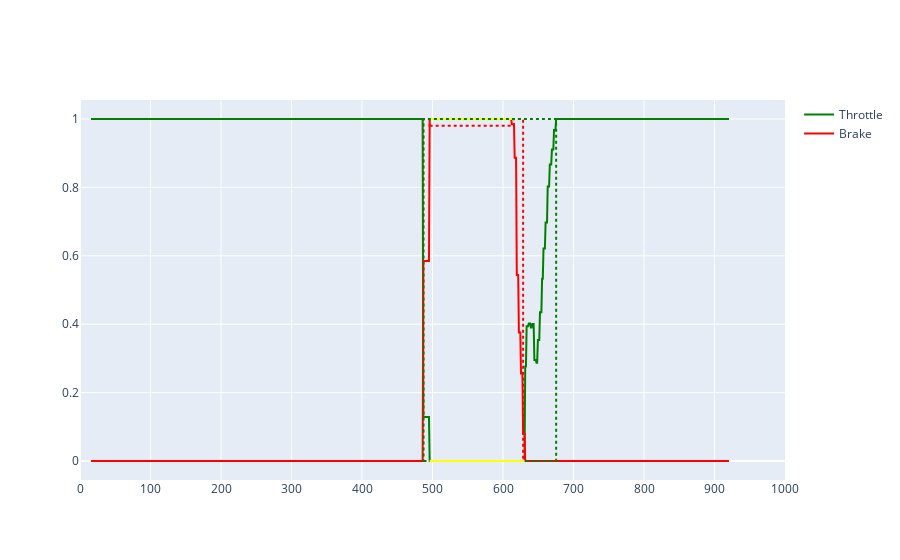
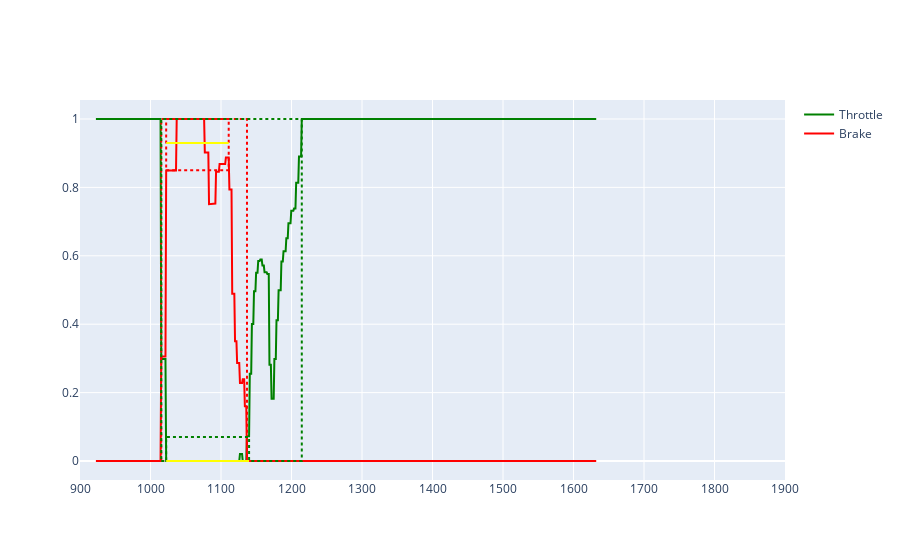
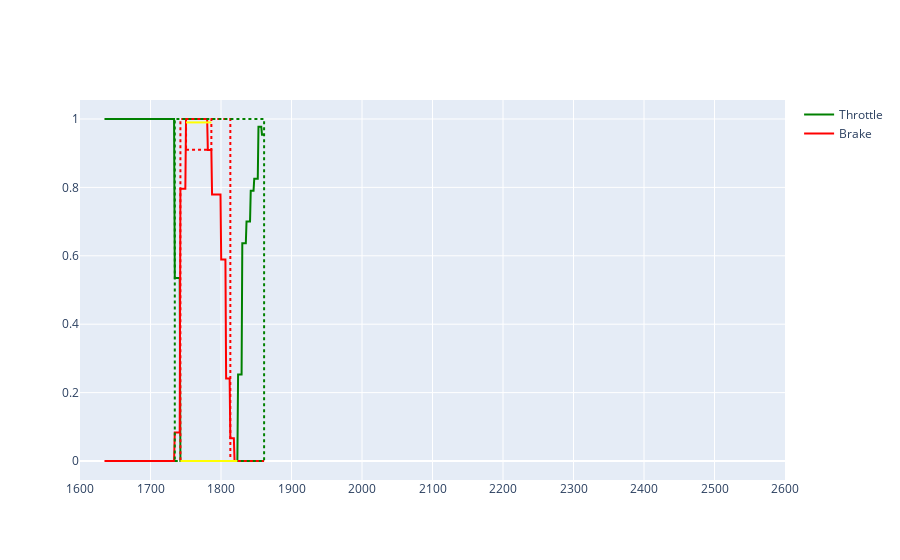
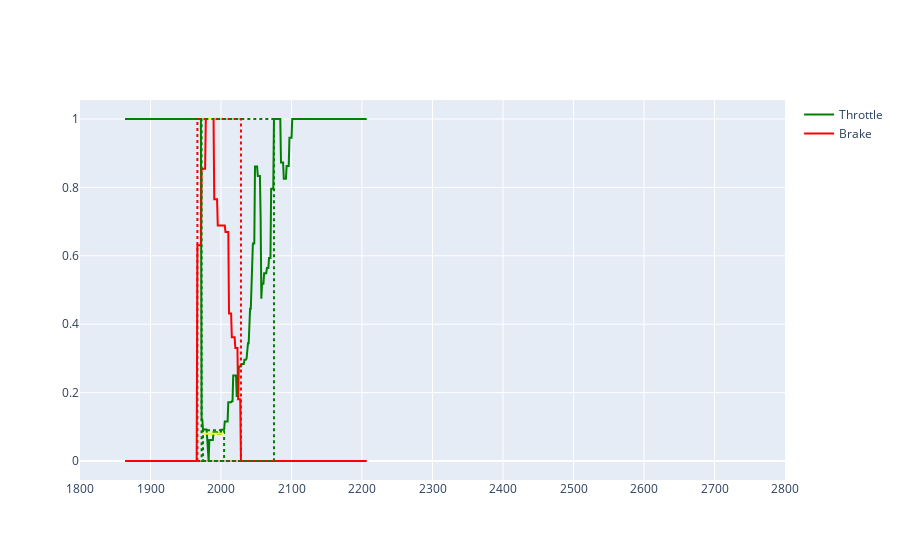

Write notebook code for charts like these, in order.
### Code cell
segments, used_laps = fast_lap_analyzer.extract_segments(sector_start_end, data_frames, laps_with_telemetry, df_max)
track_length = df_max["DistanceRoundTrack"].max()
for i in range(len(segments)):
    segment = segments[i]
    # display(segment.start, segment.end, segment.turn)
    # display(segment.telemetry)
    # df = telemetry_for_fig(segment)
    df = segment.telemetry
    fig = lap_fig(df, columns=["Throttle", "Brake"])
    brake_features = segment.brake_features()
    if brake_features:
        # brake_features = features_for_fig(segment, track_length, brake_features)
        fig_add_features(fig, brake_features)
    throttle_features = segment.throttle_features()
    if throttle_features:
        # throttle_features = features_for_fig(segment, track_length, throttle_features)
        fig_add_features(fig, throttle_features, color="green")
    display(f"time: {segment.time} {segment.start} -> {segment.end} / track: {segment.track_length}")
    fig.show()

### Figure 1 — Plotly figure (JSON) as saved in the notebook; plotly's stock layout.template omitted (floating-point values rounded to 4 significant figures; data arrays with more than 128 entries replaced by an {"elided": "..."} marker saying what was removed)
{"data": [{"line": {"color": "green"}, "marker": {"size": 1}, "name": "Throttle", "showlegend": true, "type": "scatter", "x": {"elided": "909 float values"}, "y": {"elided": "909 float values"}}, {"line": {"color": "red"}, "marker": {"size": 1}, "name": "Brake", "showlegend": true, "type": "scatter", "x": {"elided": "909 float values"}, "y": {"elided": "909 float values"}}], "layout": {"shapes": [{"line": {"color": "red", "dash": "dot", "width": 2}, "type": "rect", "x0": 487, "x1": 628.5, "xref": "x", "y0": 0, "y1": 1, "yref": "y"}, {"line": {"color": "red", "dash": "dot", "width": 2}, "type": "rect", "x0": 496.0, "x1": 615.6, "xref": "x", "y0": 0.98, "y1": 1, "yref": "y"}, {"line": {"color": "yellow", "width": 2}, "type": "line", "x0": 496.0, "x1": 615.6, "xref": "x", "y0": 1, "y1": 1, "yref": "y"}, {"line": {"color": "green", "dash": "dot", "width": 2}, "type": "rect", "x0": 487, "x1": 675.4, "xref": "x", "y0": 0, "y1": 1, "yref": "y"}, {"line": {"color": "green", "dash": "dot", "width": 2}, "type": "rect", "x0": 496.0, "x1": 630.5, "xref": "x", "y0": 0, "y1": 0, "yref": "y"}, {"line": {"color": "yellow", "width": 2}, "type": "line", "x0": 496.0, "x1": 630.5, "xref": "x", "y0": 0, "y1": 0, "yref": "y"}], "xaxis": {"dtick": 100, "range": [0, 1000]}}}

### Figure 2 — Plotly figure (JSON) as saved in the notebook; plotly's stock layout.template omitted (floating-point values rounded to 4 significant figures; data arrays with more than 128 entries replaced by an {"elided": "..."} marker saying what was removed)
{"data": [{"line": {"color": "green"}, "marker": {"size": 1}, "name": "Throttle", "showlegend": true, "type": "scatter", "x": {"elided": "713 float values"}, "y": {"elided": "713 float values"}}, {"line": {"color": "red"}, "marker": {"size": 1}, "name": "Brake", "showlegend": true, "type": "scatter", "x": {"elided": "713 float values"}, "y": {"elided": "713 float values"}}], "layout": {"shapes": [{"line": {"color": "red", "dash": "dot", "width": 2}, "type": "rect", "x0": 1015.0, "x1": 1137.0, "xref": "x", "y0": 0, "y1": 1, "yref": "y"}, {"line": {"color": "red", "dash": "dot", "width": 2}, "type": "rect", "x0": 1022.0, "x1": 1111.0, "xref": "x", "y0": 0.85, "y1": 1, "yref": "y"}, {"line": {"color": "yellow", "width": 2}, "type": "line", "x0": 1022.0, "x1": 1111.0, "xref": "x", "y0": 0.93, "y1": 0.93, "yref": "y"}, {"line": {"color": "green", "dash": "dot", "width": 2}, "type": "rect", "x0": 1015.0, "x1": 1215.0, "xref": "x", "y0": 0, "y1": 1, "yref": "y"}, {"line": {"color": "green", "dash": "dot", "width": 2}, "type": "rect", "x0": 1022.0, "x1": 1140.0, "xref": "x", "y0": 0, "y1": 0.07, "yref": "y"}, {"line": {"color": "yellow", "width": 2}, "type": "line", "x0": 1022.0, "x1": 1140.0, "xref": "x", "y0": 0, "y1": 0, "yref": "y"}], "xaxis": {"dtick": 100, "range": [900, 1900]}}}

### Figure 3 — Plotly figure (JSON) as saved in the notebook; plotly's stock layout.template omitted (floating-point values rounded to 4 significant figures; data arrays with more than 128 entries replaced by an {"elided": "..."} marker saying what was removed)
{"data": [{"line": {"color": "green"}, "marker": {"size": 1}, "name": "Throttle", "showlegend": true, "type": "scatter", "x": {"elided": "228 float values"}, "y": {"elided": "228 float values"}}, {"line": {"color": "red"}, "marker": {"size": 1}, "name": "Brake", "showlegend": true, "type": "scatter", "x": {"elided": "228 float values"}, "y": {"elided": "228 float values"}}], "layout": {"shapes": [{"line": {"color": "red", "dash": "dot", "width": 2}, "type": "rect", "x0": 1742.0, "x1": 1813.0, "xref": "x", "y0": 0, "y1": 1, "yref": "y"}, {"line": {"color": "red", "dash": "dot", "width": 2}, "type": "rect", "x0": 1750.0, "x1": 1786.0, "xref": "x", "y0": 0.91, "y1": 1, "yref": "y"}, {"line": {"color": "yellow", "width": 2}, "type": "line", "x0": 1750.0, "x1": 1786.0, "xref": "x", "y0": 0.99, "y1": 0.99, "yref": "y"}, {"line": {"color": "green", "dash": "dot", "width": 2}, "type": "rect", "x0": 1734.0, "x1": 1861.0, "xref": "x", "y0": 0, "y1": 1, "yref": "y"}, {"line": {"color": "green", "dash": "dot", "width": 2}, "type": "rect", "x0": 1742.0, "x1": 1823.0, "xref": "x", "y0": 0, "y1": 0, "yref": "y"}, {"line": {"color": "yellow", "width": 2}, "type": "line", "x0": 1742.0, "x1": 1823.0, "xref": "x", "y0": 0, "y1": 0, "yref": "y"}], "xaxis": {"dtick": 100, "range": [1600, 2600]}}}

### Figure 4 — Plotly figure (JSON) as saved in the notebook; plotly's stock layout.template omitted (floating-point values rounded to 4 significant figures; data arrays with more than 128 entries replaced by an {"elided": "..."} marker saying what was removed)
{"data": [{"line": {"color": "green"}, "marker": {"size": 1}, "name": "Throttle", "showlegend": true, "type": "scatter", "x": {"elided": "345 float values"}, "y": {"elided": "345 float values"}}, {"line": {"color": "red"}, "marker": {"size": 1}, "name": "Brake", "showlegend": true, "type": "scatter", "x": {"elided": "345 float values"}, "y": {"elided": "345 float values"}}], "layout": {"shapes": [{"line": {"color": "red", "dash": "dot", "width": 2}, "type": "rect", "x0": 1967.0, "x1": 2028.0, "xref": "x", "y0": 0, "y1": 1, "yref": "y"}, {"line": {"color": "red", "dash": "dot", "width": 2}, "type": "rect", "x0": 1978.0, "x1": 1989.0, "xref": "x", "y0": 1, "y1": 1, "yref": "y"}, {"line": {"color": "yellow", "width": 2}, "type": "line", "x0": 1978.0, "x1": 1989.0, "xref": "x", "y0": 1, "y1": 1, "yref": "y"}, {"line": {"color": "green", "dash": "dot", "width": 2}, "type": "rect", "x0": 1972.0, "x1": 2075.0, "xref": "x", "y0": 0, "y1": 1, "yref": "y"}, {"line": {"color": "green", "dash": "dot", "width": 2}, "type": "rect", "x0": 1974.0, "x1": 2004.0, "xref": "x", "y0": 0, "y1": 0.09, "yref": "y"}, {"line": {"color": "yellow", "width": 2}, "type": "line", "x0": 1974.0, "x1": 2004.0, "xref": "x", "y0": 0.08, "y1": 0.08, "yref": "y"}], "xaxis": {"dtick": 100, "range": [1800, 2800]}}}
